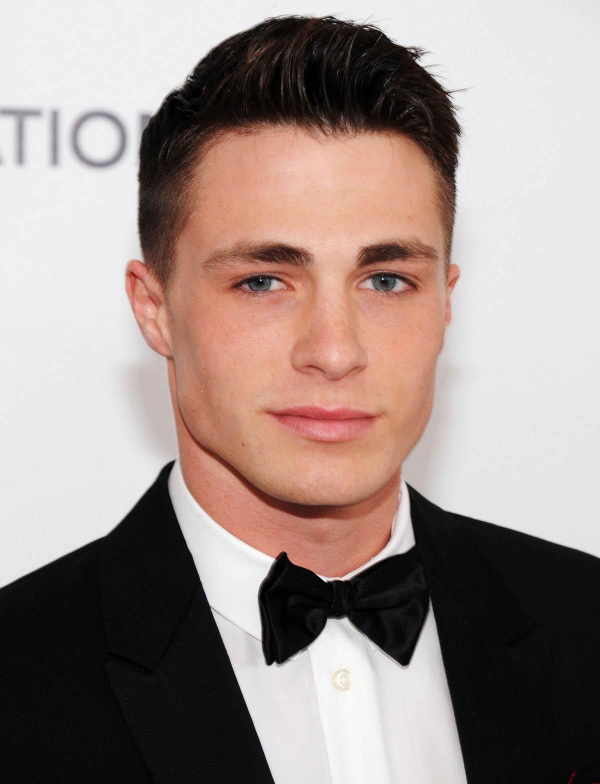
#> input picture data/samples/live/008372.jpg, 1200 x 1567 px, found by its file name (shown at 1/2 size); its folder holds only this picture in this run
$ jupyter execute --allow-errors 02_frequency_analysis.ipynb   (shell and % lines are left out)   (older library calls are emulated)
#> lines starting #> are read from the running program, lines starting #| are printed output that depends on the picture
#> further down, original is the input picture: shape (1567, 1200, 3); mean B, G, R 138.2, 142.8, 158
##🧪 Week 10: 물리적 수치 기반 Face Anti-Spoofing 분석
- **연구 목표:** 딥러닝의 '블랙박스' 문제를 극복하기 위해, 진짜 얼굴과 위조 공격(Print, Replay) 간의 주파수 및 선명도 수치 차이를 증명하고 분석함.

###📌 주요 분석 전략 (Feedback 반영)
- FFT (Fast Fourier Transform): 인쇄 망점 및 모아레 현상으로 인한 고주파 에너지 분포 확인.
- Laplacian Variance: 재촬영 시 발생하는 경계면 뭉개짐(Blur) 수치 정량화.
- Smart Sampling: 200GB 대용량 데이터셋에서 분석에 핵심적인 60,000장(Live/Print/Replay)을 선별 추출하여 효율적 분석 수행.

### 📂 현재 진행 단계

- [ ] CelebA-Spoof 메타데이터(intra_test) 파싱 완료

- [ ] (현재) 공격 유형별 샘플 이미지(Live/Print/Replay)를 다운로드

- [ ] FFT 및 Laplacian 수치 분포 시각화 및 임계값(Threshold) 도출

##🛠️ 1단계: 분석용 샘플 경로 추출 [05.11]
 - 이 코드는 train_label.txt라는 거대한 지도에서 우리가 분석할 특정 좌표(이미지 경로)만 쏙쏙 뽑아내는 역할

### 왜 index 40인가?:
- CelebA-Spoof 데이터셋 정의서에 따르면, 41번째 열(Python index 40)이 공격 유형을 결정하는 핵심 라벨에 해당

- 분류 로직: target_samples라는 딕셔너리를 만들어 데이터를 카테고리별로 자동 분류

#> (a cell that did not finish here is left out)

## 문제점!!
- 해당 파일에는 0,1로만 존재하는 이진 데이터만 존재하는 문제점
- 이를 통해서는 단순 분류기 이상으로 제작이 불가능하므로 더 상세한 데이터를 가진 label을 찾아야 한다

## 다른 데이터 라벨 찾기

[cell 2]
import os

# [설명] intra_test 폴더 안에 있는 83MB짜리 진짜 지도를 타겟팅합니다.
TARGET_JSON = 'CelebA_Spoof/metas/intra_test/train_label.json'

print(f"📡 상세 라벨이 담긴 JSON 파일을 불러옵니다...")

# Kaggle에서 JSON 파일 정밀 다운로드

# 압축 해제 및 파일명 정리
if os.path.exists('train_label.json.zip'):
    !unzip -o train_label.json.zip
    print("✅ 상세 지도(train_label.json) 확보 성공!")
else:
    print("❌ 파일을 가져오지 못했습니다. 경로를 다시 확인해주세요.")

다운로드한 데이터의 구성을 확인하기

[cell 3]
import json

if os.path.exists('train_label.json'):
    with open('train_label.json', 'r') as f:
        data = json.load(f)

    # [설명] JSON의 첫 번째 아이템을 가져와서 구조를 봅니다.
    first_key = list(data.keys())[0]
    attributes = data[first_key]

    print(f"📍 이미지 경로: {first_key}")
    print(f"📊 포함된 데이터 개수: {len(attributes)}개")

    # 41번째(index 40) 데이터가 우리가 찾는 공격 유형인지 확인
    if len(attributes) > 40:
        print(f"🎯 찾았다! 41번째 데이터(공격유형): {attributes[40]}")
    else:
        print("⚠️ 이 파일에도 상세 정보가 부족합니다. 다른 파일을 찾아야 할 수도 있습니다.")

올바른 데이터셋을 찾았으니, 여기서 샘플 20장을 추출함

그 전에 타입에 대한 설정을 먼저 실행

[cell 4]
import random
import json
from collections import Counter

# 타입별 정확한 매핑
TYPE_MAP = {
    'live':     [0],
    'print':    [1, 2, 6, 8],
    'replay':   [3, 5, 7],
    'toy':      [10],
}

# 카테고리별 5장씩 샘플링
target_samples = {}

#> (the rest of this cell did not finish here and is left out)

[cell 5]
import os
import glob
import shutil

print("📥 Kaggle에서 샘플 이미지 다운로드 시작\n")

for category, paths in target_samples.items():
    save_dir = f"./samples/{category}"
    os.makedirs(save_dir, exist_ok=True)

    for p in paths:
        kaggle_full_path = "CelebA_Spoof/" + p
        filename = p.split('/')[-1]

        print(f"🚀 {category} / {filename} 다운로드 중...")

        tmp_dir = f"./tmp_dl/{category}"
        os.makedirs(tmp_dir, exist_ok=True)

        !kaggle datasets download -d mabdullahsajid/celeba-spoofing \

        zips = glob.glob(os.path.join(tmp_dir, "*.zip"))
        for zip_path in zips:
            !unzip -q -o "{zip_path}" -d "{tmp_dir}"
            os.remove(zip_path)

        found = glob.glob(os.path.join(tmp_dir, "**", filename), recursive=True)
        if found:
            shutil.copy(found[0], os.path.join(save_dir, filename))
            print(f"  ✅ 저장 완료: ./samples/{category}/{filename}")
        else:
            print(f"  ❌ 파일 못 찾음: {filename}")
            all_files = glob.glob(os.path.join(tmp_dir, "**", "*"), recursive=True)
            print(f"     tmp 안에 있는 것들: {all_files[:5]}")

        shutil.rmtree(tmp_dir, ignore_errors=True)

print("\n✨ 완료! './samples/' 폴더 확인해봐.")

다운로드를 완료했다면, 실제 FFT를 통해서 고주파를 통해 가짜라는 근거를 확인할 수 있도록 함

#### 단계별 진행 사항

1. 이미지 전처리: 색상 정보를 빼고(Grayscale) 오직 '밝기 변화(질감)'에만 집중합니다.

2. FFT(고속 푸리에 변환): 이미지를 공간 영역에서 주파수 영역으로 탈바꿈시킵니다.

3. 에너지 맵 시각화: 진짜 피부와 가짜 매체(인쇄물, 모니터)의 주파수 특성을 그래프로 비교합니다.

[cell 6]
import cv2
import numpy as np
import matplotlib.pyplot as plt
import os

def get_fft_spectrum(img_path):
#> called with img_path = './samples/live/008372.jpg'
    img = cv2.imread(img_path, cv2.IMREAD_GRAYSCALE)
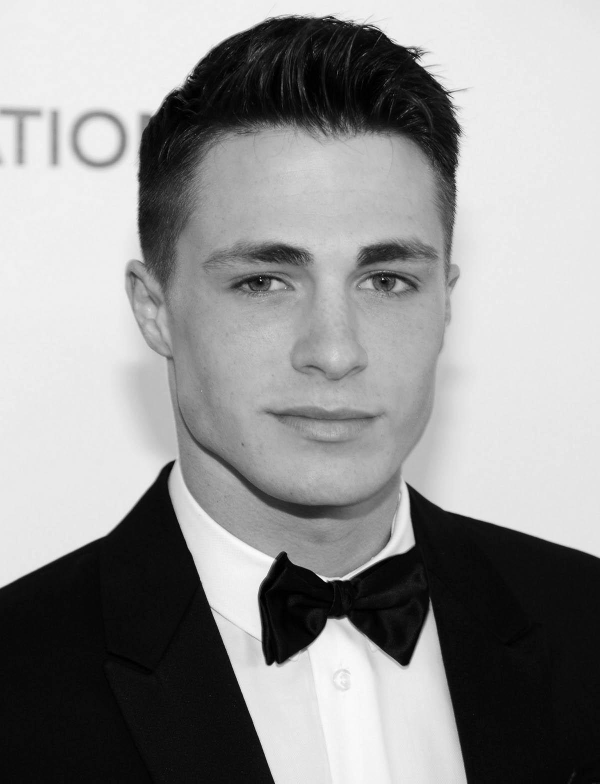
#> img: shape (1567, 1200) (shown at 1/2 size); min 0, max 255, mean 146.8
    if img is None: return None
    img = cv2.resize(img, (256, 256))
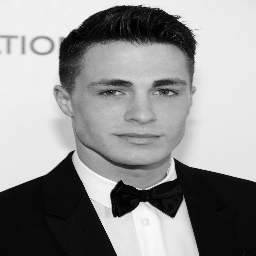
#> img: shape (256, 256); min 0, max 251, mean 146.7

    f = np.fft.fft2(img)
    fshift = np.fft.fftshift(f)

    magnitude_spectrum = 20 * np.log(np.abs(fshift) + 1)
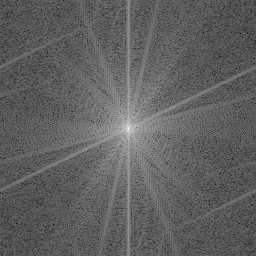
#> magnitude_spectrum: shape (256, 256) float64; min 47.6, max 321.6, mean 151.3; drawn with min black and max white
#> pass 2 of the loop `for i, cat in enumerate(categories):`:
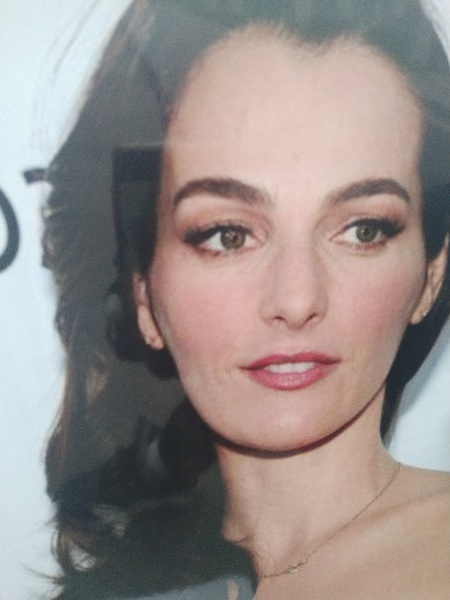
#> input picture data/samples/print/129054.jpg, 450 x 600 px, found by its file name
#> original is the input picture: shape (600, 450, 3); mean B, G, R 138.5, 141.7, 151.9
    return magnitude_spectrum

# ✅ papercut → toy
categories = ['live', 'print', 'replay', 'toy']
fig, axes = plt.subplots(len(categories), 2, figsize=(12, 16))

#> (the rest of this cell did not finish here and is left out)

FFT 스펙트럼 분석:

| 카테고리 | FFT 특징 | 해석 |
|---|---|---|
| **LIVE** | 방사형 패턴 선명, 고주파 넓게 분포 | 피부 텍스처 풍부 |
| **PRINT** | 중앙 집중, 고주파 약함 | 인쇄 압축으로 고주파 손실 |
| **REPLAY** | 수직/수평 격자 패턴 강함 | 화면 픽셀 격자 모아레 패턴 ✅ |
| **TOY** | 전체적으로 균일하게 퍼짐 | 마스크 표면 반사 패턴 |

**REPLAY의 격자 패턴이 핵심**

- 화면 재촬영 특유의 신호고 FFT로 잡을 수 있음 이걸 XAI 설명 텍스트에 사용 가능

- 이제 Laplacian 분산 / FFT + Laplacian 수치 앵커링 근거 제작

[cell 7]
import cv2
import numpy as np
import matplotlib.pyplot as plt
import os

def center_crop(img, crop_ratio=0.6):
#> called with crop_ratio = 0.6
    h, w = img.shape[:2]
#> h = 1567; w = 1200
    cy, cx = h // 2, w // 2
#> cy = 783; cx = 600
    ch, cw = int(h * crop_ratio / 2), int(w * crop_ratio / 2)
#> ch = 470; cw = 360
    return img[cy-ch:cy+ch, cx-cw:cx+cw]
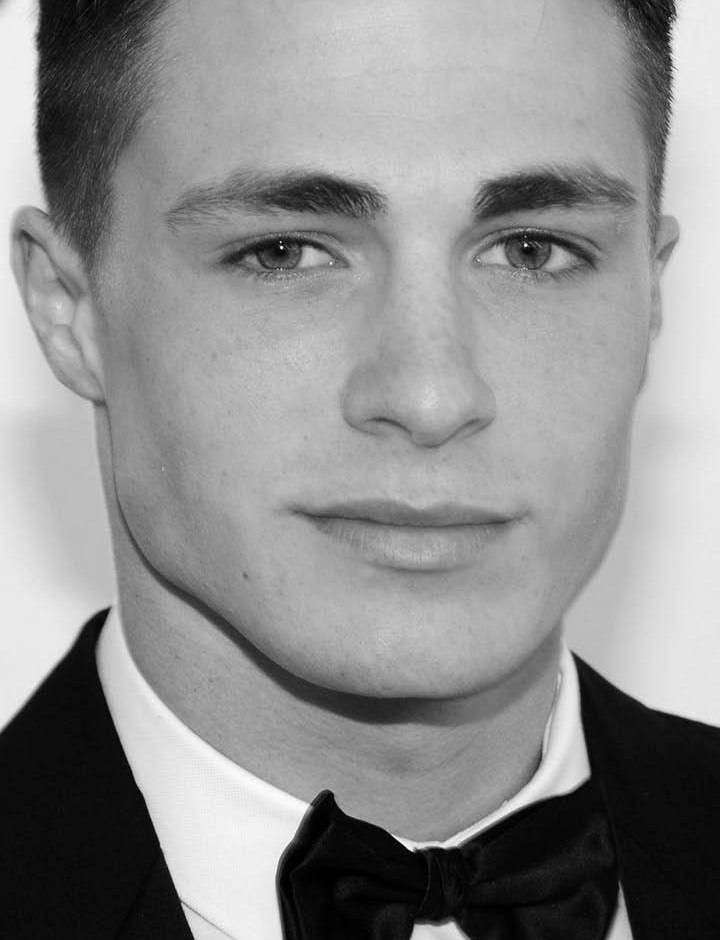
#> returned value: shape (940, 720); min 0, max 255, mean 141.7

def get_high_freq_score(img_path, threshold_ratio=0.8):
    img = cv2.imread(img_path, cv2.IMREAD_GRAYSCALE)
    img = center_crop(img)  # ✅ 중앙 크롭 추가
    img = cv2.resize(img, (256, 256))
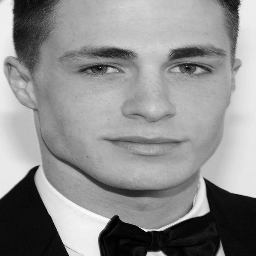
#> img: shape (256, 256); min 0, max 251, mean 141.6
    f = np.fft.fft2(img)
    fshift = np.fft.fftshift(f)
    mag = np.abs(fshift)
    h, w = mag.shape
#> h = 256; w = 256
    cy, cx = h // 2, w // 2
#> cy = 128; cx = 128
    Y, X = np.ogrid[:h, :w]
#> Y = 256 values from 0 to 255
    dist_from_center = np.sqrt((X - cx)**2 + (Y - cy)**2)
    mask = dist_from_center > (cx * threshold_ratio)
    return np.mean(mag[mask])

def get_laplacian_score(img_path):
    img = cv2.imread(img_path, cv2.IMREAD_GRAYSCALE)
    img = center_crop(img)  # ✅ 중앙 크롭 추가
#> pass 2 of the loop `for cat in categories:`:
#> in center_crop (call 3), `return img[cy-ch:cy+ch, cx-cw:cx+cw]`:
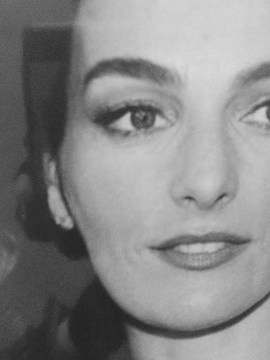
#> returned value: shape (360, 270); min 33, max 219, mean 135
#> in get_high_freq_score (call 2), `img = cv2.resize(img, (256, 256))`:
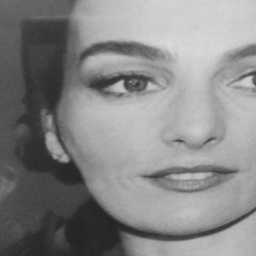
#> img: shape (256, 256); min 34, max 219, mean 134.9
    img = cv2.resize(img, (256, 256))
    return cv2.Laplacian(img, cv2.CV_64F).var()

categories = ['live', 'print', 'replay', 'toy']

fft_scores = {}
lap_scores = {}

#> (the rest of this cell did not finish here and is left out)
